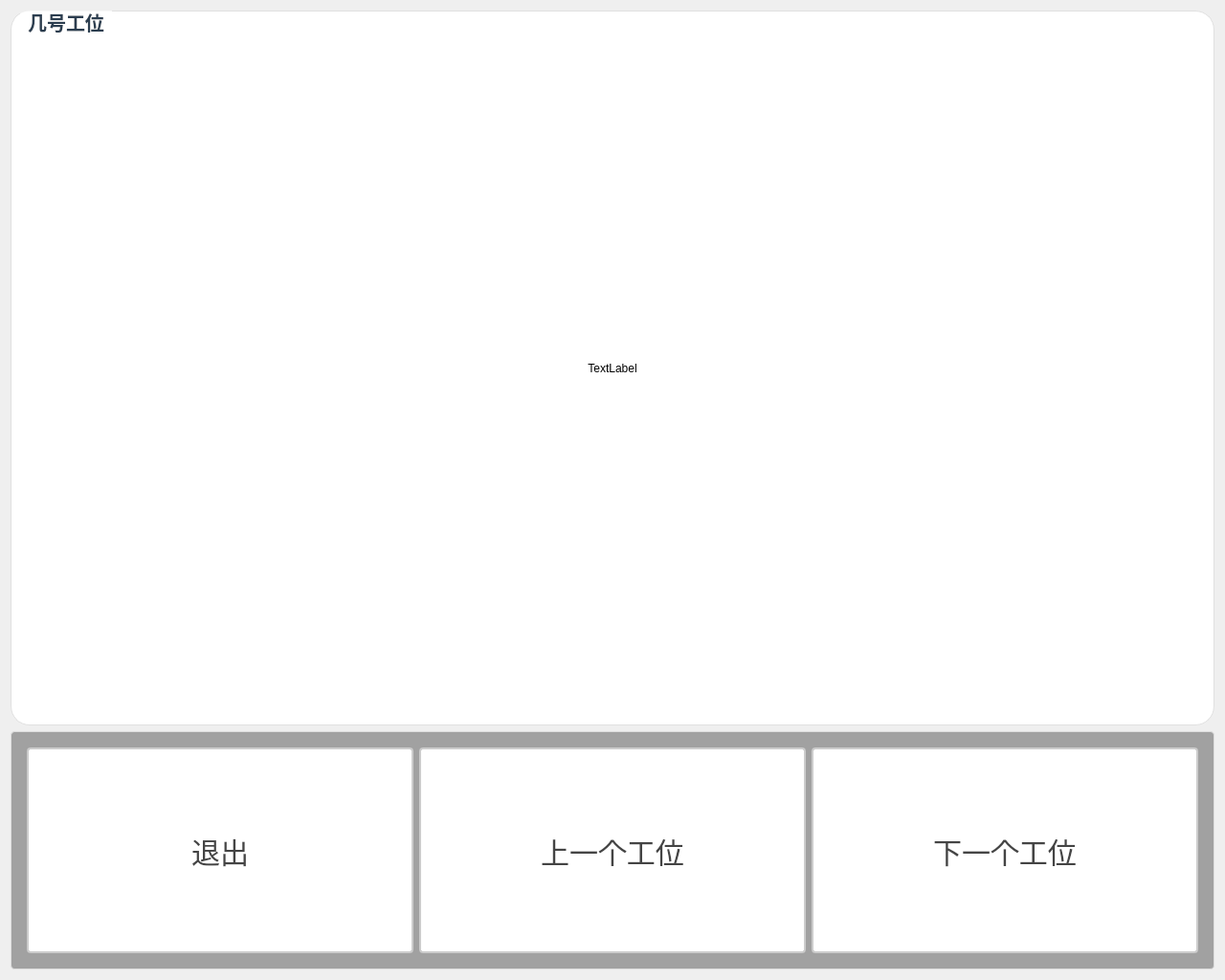
<?xml version="1.0" encoding="UTF-8"?>
<ui version="4.0">
 <class>rqw_ImageEnlargedDisplayClass</class>
 <widget class="QDialog" name="rqw_ImageEnlargedDisplayClass">
  <property name="geometry">
   <rect>
    <x>0</x>
    <y>0</y>
    <width>1280</width>
    <height>1024</height>
   </rect>
  </property>
  <property name="windowTitle">
   <string>rqw_ImageEnlargedDisplay</string>
  </property>
  <layout class="QGridLayout" name="gridLayout">
   <item row="0" column="0">
    <layout class="QVBoxLayout" name="verticalLayout_2" stretch="3,1">
     <item>
      <widget class="QGroupBox" name="gBox_imgDis">
       <property name="styleSheet">
        <string notr="true">QGroupBox {
    font-size: 20px;
    font-weight: bold;
    background-color: rgb(255, 255, 255);
    border: 1px solid #e0e0e0;
    border-radius: 20px;
	border-radius: 20px
}

QGroupBox::title {
    subcontrol-origin: margin;
    left: 10px;
    padding: 0 5px;
    color: #2c3e50;
}</string>
       </property>
       <property name="title">
        <string>几号工位</string>
       </property>
       <layout class="QVBoxLayout" name="verticalLayout">
        <item>
         <widget class="QLabel" name="label_imgDis">
          <property name="text">
           <string>TextLabel</string>
          </property>
          <property name="alignment">
           <set>Qt::AlignmentFlag::AlignCenter</set>
          </property>
         </widget>
        </item>
       </layout>
      </widget>
     </item>
     <item>
      <widget class="QGroupBox" name="groupBox">
       <property name="styleSheet">
        <string notr="true">QGroupBox {
    border: 1px solid #DDD;
    border-radius: 4px;
    font: bold 14px;
    color: #666;
    background-color: rgb(161, 161, 161);
    padding: 5px; 
}

QGroupBox::title {
    subcontrol-origin: margin;
    subcontrol-position: top left;
    left: 10px;
    padding: 0 5px;
}</string>
       </property>
       <property name="title">
        <string/>
       </property>
       <layout class="QHBoxLayout" name="horizontalLayout">
        <item>
         <widget class="QPushButton" name="pbtn_exit">
          <property name="sizePolicy">
           <sizepolicy hsizetype="Minimum" vsizetype="Minimum">
            <horstretch>0</horstretch>
            <verstretch>0</verstretch>
           </sizepolicy>
          </property>
          <property name="styleSheet">
           <string notr="true">QPushButton {
    padding: 6px 14px;
    border: 2px solid #CCC;
    border-radius: 4px;
    background-color: white;
    color: #444;
    font-size: 30px; 
}

QPushButton:hover {
    border-color: #999;
    background-color: #F5F5F5;
}

QPushButton:pressed {
    border-color: #777;
    background-color: #EEE;
}</string>
          </property>
          <property name="text">
           <string>退出</string>
          </property>
         </widget>
        </item>
        <item>
         <widget class="QPushButton" name="pbtn_preWork">
          <property name="sizePolicy">
           <sizepolicy hsizetype="Minimum" vsizetype="Minimum">
            <horstretch>0</horstretch>
            <verstretch>0</verstretch>
           </sizepolicy>
          </property>
          <property name="styleSheet">
           <string notr="true">QPushButton {
    padding: 6px 14px;
    border: 2px solid #CCC;
    border-radius: 4px;
    background-color: white;
    color: #444;
    font-size: 30px; 
}

QPushButton:hover {
    border-color: #999;
    background-color: #F5F5F5;
}

QPushButton:pressed {
    border-color: #777;
    background-color: #EEE;
}</string>
          </property>
          <property name="text">
           <string>上一个工位</string>
          </property>
         </widget>
        </item>
        <item>
         <widget class="QPushButton" name="pbtn_nextWork">
          <property name="sizePolicy">
           <sizepolicy hsizetype="Minimum" vsizetype="Minimum">
            <horstretch>0</horstretch>
            <verstretch>0</verstretch>
           </sizepolicy>
          </property>
          <property name="styleSheet">
           <string notr="true">QPushButton {
    padding: 6px 14px;
    border: 2px solid #CCC;
    border-radius: 4px;
    background-color: white;
    color: #444;
    font-size: 30px; 
}

QPushButton:hover {
    border-color: #999;
    background-color: #F5F5F5;
}

QPushButton:pressed {
    border-color: #777;
    background-color: #EEE;
}</string>
          </property>
          <property name="text">
           <string>下一个工位</string>
          </property>
         </widget>
        </item>
       </layout>
      </widget>
     </item>
    </layout>
   </item>
  </layout>
 </widget>
 <layoutdefault spacing="6" margin="11"/>
 <resources/>
 <connections/>
</ui>
